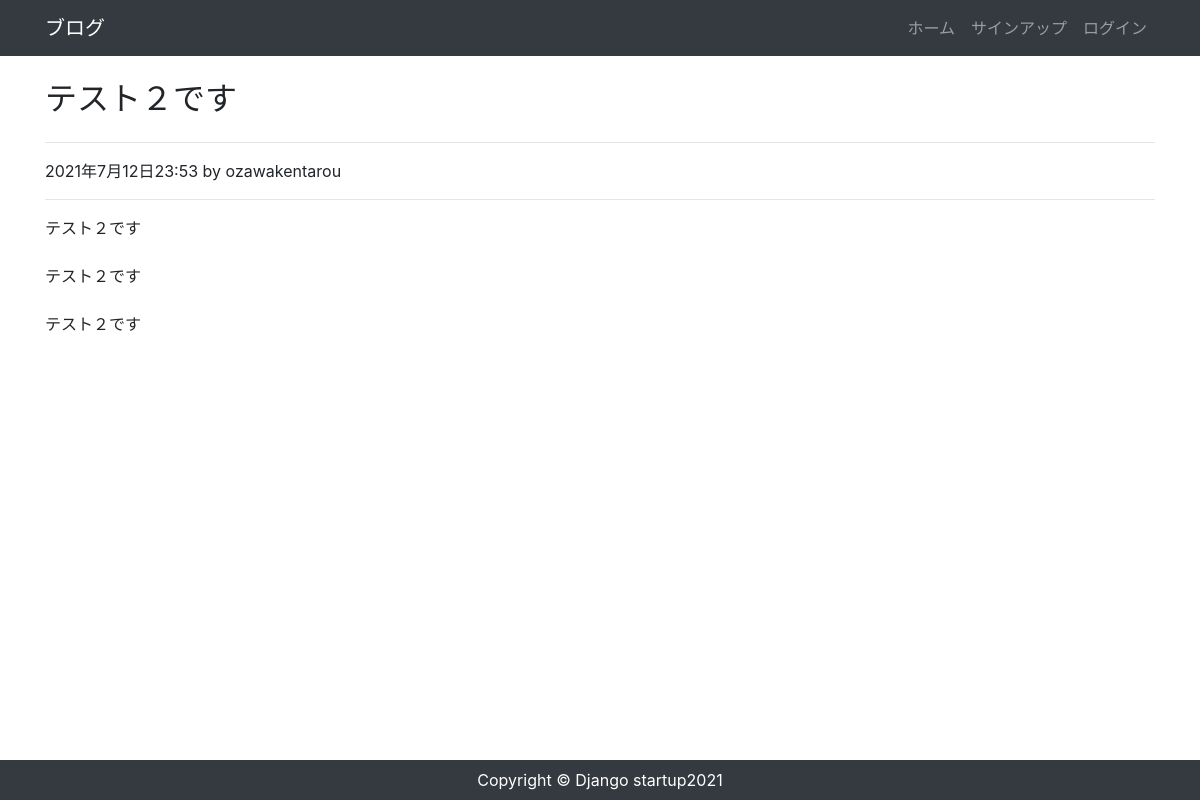
The app's page /post/2/ with its own data.
### app/models.py (models this page shows, shortened)
class Post(models.Model):
 author = models.ForeignKey(settings.AUTH_USER_MODEL,on_delete=models.CASCADE)
 title = models.CharField("タイトル",max_length=200)
 content = models.TextField("本文")
 created = models.DateTimeField("作成日",default=timezone.now)

### app/views.py (the view)
# urls.py: path('post/<int:pk>/', views.PostDetailView.as_view(), name='post_detail'),
class PostDetailView(View):
  def get(self,request,*args,**kwargs):
    post_data = Post.objects.get(id=self.kwargs['pk'])
    return render(request, 'app/post_detail.html', {
      'post_data' : post_data
      })

### app/templates/app/post_detail.html (shortened to what this page needs)
{% extends "app/base.html" %} {% block content %}
<h2 class="my-4">{{ post_data.title }}</h2>
<hr />
<p>{{ post_data.created }} by {{ post_data.author }}</p>
<hr />
<p>{{ post_data.content|linebreaksbr }}</p>
 {% endblock %}

### app/static/css/style.css (style rules this page uses)
* { padding: 0; margin: 0; box-sizing: border-box; }
body { background-color: #fff; display: flex; flex-flow: column; min-height: 100vh; }

### records on screen
Post: title "テスト２です", created "2021年7月12日23:53", author "ozawakentarou", content "テスト２です テスト２です テスト２です"
